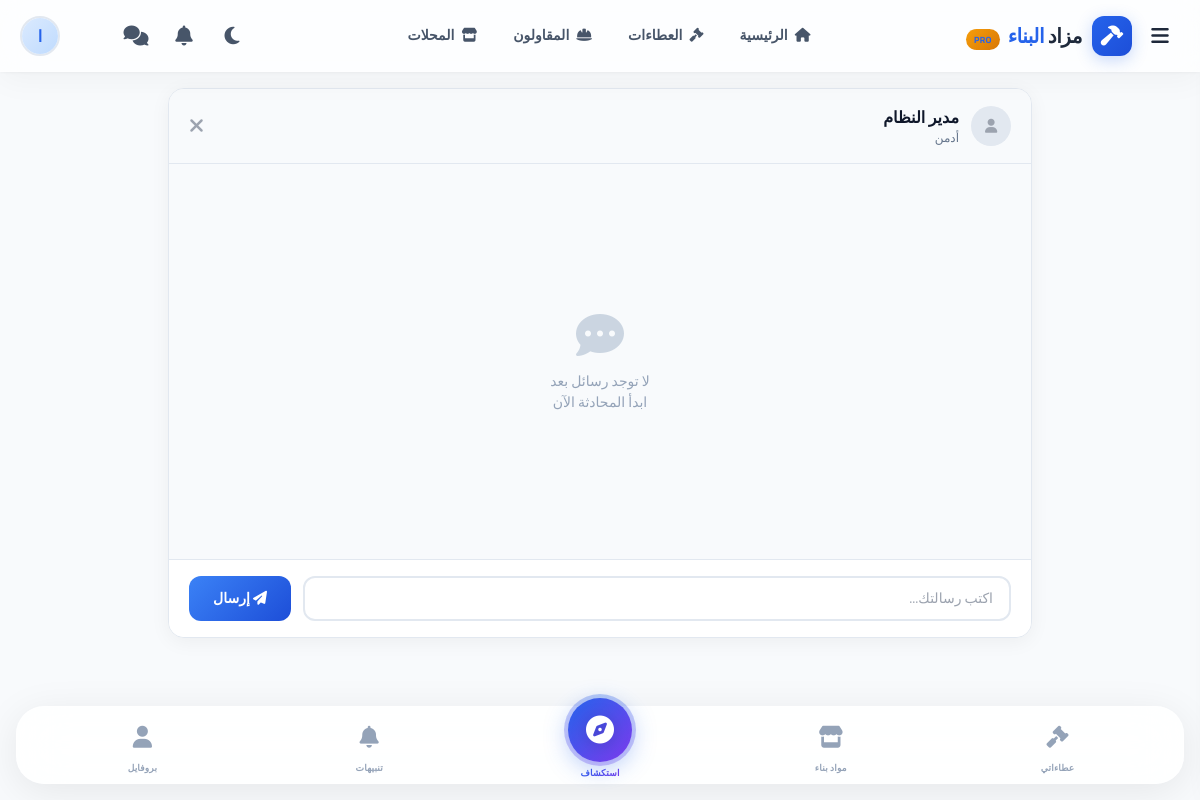
Page /chat.php?user_id=1 (signed in) on the committed database.
### tables this page shows
CREATE TABLE `users` (
  `id` int(11) NOT NULL,
  `name` varchar(100) NOT NULL,
  `email` varchar(150) NOT NULL,
  `password` varchar(255) NOT NULL,
  `user_type` enum('employer','contractor','shop','admin') NOT NULL DEFAULT 'employer',
  `contractor_class` enum('A','B','C','D','pending') DEFAULT 'pending',
  `verification_status` enum('pending','approved','rejected') DEFAULT 'pending',
  `verification_date` datetime DEFAULT NULL,
  `verification_expiry` datetime DEFAULT NULL,
  `employer_verification_status` enum('pending','approved','rejected','none') DEFAULT 'none',
  `employer_verification_date` datetime DEFAULT NULL,
  `is_featured` tinyint(1) DEFAULT 0,
  `admin_notes` text DEFAULT NULL,
  `verified_by` int(11) DEFAULT NULL,
  `featured_until` date DEFAULT NULL,
  `verification_reject_reason` text DEFAULT NULL,
  `verified_at` timestamp NULL DEFAULT NULL,
  `entity_type` enum('individual','company') DEFAULT NULL,
  `phone` varchar(20) DEFAULT NULL,
  `whatsapp` varchar(20) DEFAULT NULL,
  `country_id` int(11) DEFAULT NULL,
  `city_id` int(11) DEFAULT NULL,
  `avatar` varchar(255) DEFAULT 'default-avatar.png',
  `bio` text DEFAULT NULL,
  `classification` varchar(50) DEFAULT NULL,
  `rating` decimal(3,2) DEFAULT 0.00,
  `reviews_count` int(11) DEFAULT 0,
  `is_verified` tinyint(1) DEFAULT 0,
  `status` enum('active','suspended','pending') DEFAULT 'active',
  `reset_token` varchar(255) DEFAULT NULL,
  `reset_expiry` datetime DEFAULT NULL,
  `created_at` timestamp NULL DEFAULT current_timestamp(),
  `updated_at` timestamp NULL DEFAULT current_timestamp() ON UPDATE current_timestamp(),
  `last_login` datetime DEFAULT NULL,
  `remember_token` varchar(255) DEFAULT NULL,
  `email_verified_at` datetime DEFAULT NULL,
  `otp_code` varchar(10) DEFAULT NULL,
  `otp_expires` datetime DEFAULT NULL,
  `cover_image` varchar(255) DEFAULT NULL,
  `address` varchar(255) DEFAULT NULL
);

### config.php (called while the page is built, shortened)
<?php
try {
    $pdo = new PDO(
        "mysql:host=" . DB_HOST . ";dbname=" . DB_NAME . ";charset=utf8mb4",
        DB_USER,
        DB_PASS,
        [
            PDO::ATTR_ERRMODE => PDO::ERRMODE_EXCEPTION,
            PDO::ATTR_DEFAULT_FETCH_MODE => PDO::FETCH_ASSOC,
            PDO::ATTR_EMULATE_PREPARES => false
        ]
    );
    $pdo->exec("SET NAMES utf8mb4");
    $pdo->exec("SET time_zone = '+03:00'");
} catch (PDOException $e) {
    die("خطأ في الاتصال بقاعدة البيانات: " . $e->getMessage());
}
function isLoggedIn() {
    return isset($_SESSION['user_id']) && $_SESSION['user_id'] > 0;
}
function getUserType() {
    return $_SESSION['user_type'] ?? null;
}
function isAdmin() {
    return isset($_SESSION['user_type']) && $_SESSION['user_type'] === 'admin';
}
function clean($data) {
    return htmlspecialchars(trim($data), ENT_QUOTES, 'UTF-8');
}
function getUser($id) {
    global $pdo;
    $stmt = $pdo->prepare("SELECT * FROM users WHERE id = ?");
    $stmt->execute([$id]);
    $user = $stmt->fetch();
    if ($user['country_id']) {
        $stmt = $pdo->prepare("SELECT name_ar, flag FROM countries WHERE id = ?");
        $stmt->execute([$user['country_id']]);
        $country = $stmt->fetch();
        $user['country_name'] = $country['name_ar'] ?? null;
        $user['country_flag'] = $country['flag'] ?? null;
    }
    if ($user['city_id']) {
        $stmt = $pdo->prepare("SELECT name_ar FROM cities WHERE id = ?");
        $stmt->execute([$user['city_id']]);
        $city = $stmt->fetch();
        $user['city_name'] = $city['name_ar'] ?? null;
    }
    return $user;
}
?>

### chat.php (the view, shortened to what this page needs)
<?php
require_once 'config.php';
$user_id = $_SESSION['user_id'];
$other_user_id = (int)($_GET['user_id'] ?? 0);
$stmt = $pdo->prepare("SELECT id, name, user_type, avatar FROM users WHERE id = ?");
$stmt->execute([$other_user_id]);
$other_user = $stmt->fetch();
$sql = "
    SELECT m.*, u.name as sender_name, u.avatar as sender_avatar
    FROM messages m
    JOIN users u ON m.sender_id = u.id
    WHERE (m.sender_id = ? AND m.receiver_id = ?) OR (m.sender_id = ? AND m.receiver_id = ?)
    ORDER BY m.created_at ASC
";
$stmt = $pdo->prepare($sql);
$stmt->execute([$user_id, $other_user_id, $other_user_id, $user_id]);
$messages = $stmt->fetchAll();
include 'includes/header.php';
?>
<div class="py-4">
    <div class="max-w-4xl mx-auto px-4">
        <div class="chat-container">
            <div class="chat-header">
                <div class="avatar">
                    <?php if (!empty($other_user['avatar']) && $other_user['avatar'] !== 'default-avatar.png'): ?>
                    <img src="<?= SITE_URL ?>/<?= $other_user['avatar'] ?>" alt="<?= clean($other_user['name']) ?>">
                    <?php else: ?>
                    <i class="fas fa-user text-gray-400"></i>
                    <?php endif; ?>
                </div>
                <div class="info">
                    <div class="name"><?= clean($other_user['name']) ?></div>
                    <div class="type">
                        <?php
                            $user_types = [
                                'employer' => 'صاحب عمل',
                                'contractor' => 'مقاول',
                                'shop' => 'محل مواد',
                                'admin' => 'أدمن'
                            ];
                            echo $user_types[$other_user['user_type']] ?? $other_user['user_type'];
                        ?>
                    </div>
                </div>
                <a href="my_bids.php" class="mr-auto text-gray-400 hover:text-gray-600">
                    <i class="fas fa-times text-xl"></i>
                </a>
            </div>
            <div class="chat-messages" id="chatMessages">
                <?php if (empty($messages)): ?>
                <div class="empty-chat">
                    <i class="fas fa-comment-dots"></i>
                    <p>لا توجد رسائل بعد</p>
                    <p class="text-sm">ابدأ المحادثة الآن</p>
                </div>
                <?php endif; ?>
            </div>
            <div class="chat-input">
                <input type="text" id="messageInput" placeholder="اكتب رسالتك..." onkeypress="if(event.key==='Enter') sendMessage()">
                <button onclick="sendMessage()">
                    <i class="fas fa-paper-plane"></i> إرسال
                </button>
            </div>
        </div>
    </div>
</div>
<?php include 'includes/footer.php'; ?>

### includes/header.php (shortened to what this page needs)
<?php
require_once __DIR__ . '/../config.php';
$current_user = null;
$theme = $_COOKIE['theme'] ?? 'light';
if (isset($_SESSION['user_id']) && $_SESSION['user_id'] > 0) {
    $current_user = getUser($_SESSION['user_id']);
}
$home_url = SITE_URL . '/';
?>
<!DOCTYPE html>
<html lang="ar" dir="rtl" class="<?= $theme === 'dark' ? 'dark' : '' ?>">
<head>
    <link rel="stylesheet" href="https://cdnjs.cloudflare.com/ajax/libs/font-awesome/6.5.1/css/all.min.css">
    <script src="https://cdn.tailwindcss.com"></script>
</head>
<body>
<header class="header-glass" id="mainHeader">
    <div class="header-inner">
        <div class="flex items-center gap-2">
            <button class="menu-toggle" id="menuToggle" aria-label="القائمة">
                <i class="fas fa-bars"></i>
            </button>
            <a href="<?= $home_url ?>" class="logo">
                <div class="logo-icon"><i class="fas fa-hammer"></i></div>
                <span class="logo-text">مزاد <span>البناء</span> <span class="logo-badge">PRO</span></span>
            </a>
        </div>
        <nav class="nav-links" id="navLinks">
            <a href="<?= $home_url ?>" class="nav-link <?= (basename($_SERVER['PHP_SELF']) == 'index.php' || basename($_SERVER['PHP_SELF']) == 'employer_dashboard.php' || basename($_SERVER['PHP_SELF']) == 'admin.php') ? 'active' : '' ?>">
                <i class="fas fa-home ml-1"></i> الرئيسية
            </a>
            <a href="<?= SITE_URL ?>/projects_list.php" class="nav-link <?= basename($_SERVER['PHP_SELF']) == 'projects_list.php' ? 'active' : '' ?>">
                <i class="fas fa-gavel ml-1"></i> العطاءات
            </a>
            <a href="<?= SITE_URL ?>/contractors_list.php" class="nav-link <?= basename($_SERVER['PHP_SELF']) == 'contractors_list.php' ? 'active' : '' ?>">
                <i class="fas fa-hard-hat ml-1"></i> المقاولون
            </a>
            <a href="<?= SITE_URL ?>/shops_list.php" class="nav-link <?= basename($_SERVER['PHP_SELF']) == 'shops_list.php' ? 'active' : '' ?>">
                <i class="fas fa-store ml-1"></i> المحلات
            </a>
        </nav>
        <div class="flex items-center gap-1 md:gap-2">
            <button class="icon-btn" id="themeToggle" aria-label="تبديل الوضع">
                <i class="fas fa-moon" id="themeIcon"></i>
            </button>
            <?php if (isset($_SESSION['user_id']) && $_SESSION['user_id'] > 0 && $current_user): ?>
                <div style="position:relative;">
                    <button class="icon-btn" id="notifToggle" aria-label="الإشعارات">
                        <i class="fas fa-bell"></i>
                    </button>
                </div>
                <a href="<?= SITE_URL ?>/my_conversations.php" class="icon-btn" style="text-decoration:none;">
                    <i class="fas fa-comments"></i>
                </a>
                <?php if (isset($_SESSION['user_type']) && $_SESSION['user_type'] === 'contractor'): ?>
                    <a href="<?= SITE_URL ?>/alerts.php" class="icon-btn" style="text-decoration:none;">
                    </a>
                <?php endif; ?>
                <a href="<?= SITE_URL ?>/profile.php" class="user-avatar" aria-label="الملف الشخصي">
                    <?php if (!empty($current_user['avatar']) && $current_user['avatar'] !== 'default-avatar.png'): ?>
                        <img src="<?= SITE_URL ?>/<?= $current_user['avatar'] ?>" alt="<?= clean($current_user['name']) ?>">
                    <?php else: ?>
                        <div class="fallback"><?= mb_substr($current_user['name'] ?? 'U', 0, 1) ?></div>
                    <?php endif; ?>
                </a>
            <?php else: ?>
                <a href="<?= SITE_URL ?>/login.php" class="btn-secondary">تسجيل الدخول</a>
                <a href="<?= SITE_URL ?>/register.php" class="btn-primary">انضم الآن</a>
            <?php endif; ?>
        </div>
    </div>
</header>
<nav class="bottom-nav md:hidden" id="bottomNav" role="navigation" aria-label="القائمة السفلية">
    <?php if (!isLoggedIn()): ?>
        <a href="<?= SITE_URL ?>/" class="bottom-nav-item <?= basename($_SERVER['PHP_SELF']) == 'index.php' ? 'active' : '' ?>">
            <span class="nav-icon"><i class="fas fa-home"></i></span>
            <span class="nav-label">الرئيسية</span>
        </a>
        <a href="<?= SITE_URL ?>/projects_list.php" class="bottom-nav-item <?= basename($_SERVER['PHP_SELF']) == 'projects_list.php' ? 'active' : '' ?>">
            <span class="nav-icon"><i class="fas fa-gavel"></i></span>
            <span class="nav-label">العطاءات</span>
        </a>
        <a href="<?= SITE_URL ?>/" class="bottom-nav-item explore-btn <?= basename($_SERVER['PHP_SELF']) == 'index.php' ? 'active' : '' ?>">
            <span class="explore-icon-wrapper">
                <span class="explore-ring"><i class="fas fa-compass"></i></span>
            </span>
            <span class="nav-label explore-label">استكشاف</span>
        </a>
        <a href="<?= SITE_URL ?>/contractors_list.php" class="bottom-nav-item <?= basename($_SERVER['PHP_SELF']) == 'contractors_list.php' ? 'active' : '' ?>">
            <span class="nav-icon"><i class="fas fa-hard-hat"></i></span>
            <span class="nav-label">مقاولون</span>
        </a>
        <a href="<?= SITE_URL ?>/shops_list.php" class="bottom-nav-item <?= basename($_SERVER['PHP_SELF']) == 'shops_list.php' ? 'active' : '' ?>">
            <span class="nav-icon"><i class="fas fa-store"></i></span>
            <span class="nav-label">محلات</span>
        </a>
    <?php elseif (getUserType() === 'contractor'): ?>
        <a href="<?= SITE_URL ?>/my_bids.php" class="bottom-nav-item <?= basename($_SERVER['PHP_SELF']) == 'my_bids.php' ? 'active' : '' ?>">
            <span class="nav-icon">
                <i class="fas fa-gavel"></i>
            </span>
            <span class="nav-label">عطاءاتي</span>
        </a>
        <a href="<?= SITE_URL ?>/shops_list.php" class="bottom-nav-item <?= basename($_SERVER['PHP_SELF']) == 'shops_list.php' ? 'active' : '' ?>">
            <span class="nav-icon"><i class="fas fa-store"></i></span>
            <span class="nav-label">مواد بناء</span>
        </a>
        <a href="<?= SITE_URL ?>/" class="bottom-nav-item explore-btn <?= basename($_SERVER['PHP_SELF']) == 'index.php' ? 'active' : '' ?>">
            <span class="explore-icon-wrapper">
                <span class="explore-ring"><i class="fas fa-compass"></i></span>
            </span>
            <span class="nav-label explore-label">استكشاف</span>
        </a>
        <a href="<?= SITE_URL ?>/alerts.php" class="bottom-nav-item <?= basename($_SERVER['PHP_SELF']) == 'alerts.php' ? 'active' : '' ?>">
            <span class="nav-icon">
                <i class="fas fa-bell"></i>
            </span>
            <span class="nav-label">تنبيهات</span>
        </a>
        <a href="<?= SITE_URL ?>/profile.php" class="bottom-nav-item <?= basename($_SERVER['PHP_SELF']) == 'profile.php' ? 'active' : '' ?>">
            <span class="nav-icon"><i class="fas fa-user"></i></span>
            <span class="nav-label">بروفايل</span>
        </a>
    <?php endif; ?>
</nav>
</body>
</html>

### chat.php (style rules this page uses)
.chat-container { height: calc(100vh - 250px); display: flex; flex-direction: column; background: white; border-radius: 16px; box-shadow: 0 4px 20px rgba(0,0,0,0.05); border: 1px solid #e2e8f0; overflow: hidden; }
.chat-header { padding: 16px 20px; border-bottom: 1px solid #e2e8f0; display: flex; align-items: center; gap: 12px; background: #f8fafc; }
.chat-header .avatar { width: 40px; height: 40px; border-radius: 50%; overflow: hidden; background: #e2e8f0; display: flex; align-items: center; justify-content: center; }
.chat-header .info .name { font-weight: 700; font-size: 16px; color: #0f172a; }
.chat-header .info .type { font-size: 12px; color: #64748b; }
.chat-messages { flex: 1; overflow-y: auto; padding: 20px; display: flex; flex-direction: column; gap: 8px; background: #f8fafc; }
.chat-input { padding: 16px 20px; border-top: 1px solid #e2e8f0; display: flex; gap: 12px; background: white; }
.chat-input input { flex: 1; padding: 10px 16px; border: 2px solid #e2e8f0; border-radius: 12px; font-size: 14px; transition: all 0.3s; }
.chat-input button { background: linear-gradient(135deg, #3b82f6, #1d4ed8); color: white; border: none; padding: 10px 24px; border-radius: 12px; font-weight: 700; cursor: pointer; transition: all 0.3s; }
.empty-chat { display: flex; flex-direction: column; align-items: center; justify-content: center; height: 100%; color: #94a3b8; }
.empty-chat i { font-size: 48px; margin-bottom: 12px; color: #cbd5e1; }

### rows in the picture
users: name "ا"
users: name "مدير النظام", user_type "أدمن"
